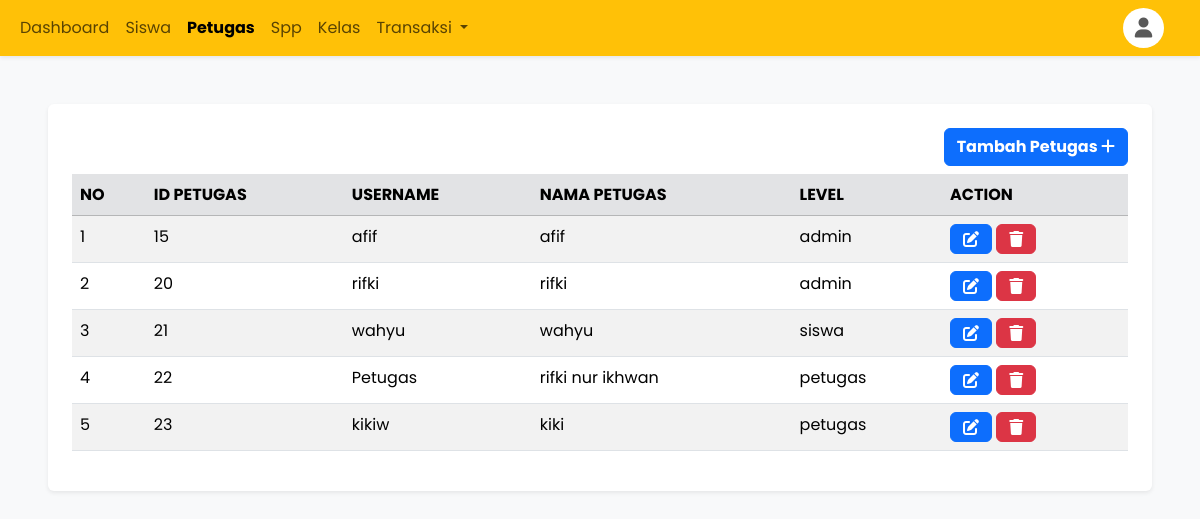
Page /petugas_halaman.php (signed in) on the committed database.
### tables this page shows
CREATE TABLE `petugas` (
  `id_petugas` int NOT NULL,
  `username` varchar(25) NOT NULL,
  `password` varchar(255) NOT NULL,
  `nama_petugas` varchar(35) NOT NULL,
  `level` enum('admin','petugas','siswa') NOT NULL
);

### petugas_halaman.php (the view, shortened to what this page needs)
<?php
$koneksi = require('koneksi.php');
$petugasRaw = "SELECT *  FROM petugas";
$petugasData = $koneksi->query($petugasRaw);
$petugas = $petugasData->fetchAll(PDO::FETCH_ASSOC);
?>
<body>
    <div class="h-100 bg-light p-5">
        <div class="bg-white rounded-2 table-responsive-sm p-4  shadow-sm">
            <div class="d-flex justify-content-end mb-2">
                <div class="">
                    <a href="petugas_tambah.php" class="btn btn-primary fw-bold">Tambah Petugas <i class="fa-solid fa-plus fw-bold"></i></a>
                </div>
            </div>
            <Table class="table table-striped mt-2">
                <thead>
                    <tr class="table-secondary">
                        <th scope="col">NO</th>
                        <th scope="col">ID PETUGAS</th>
                        <th scope="col">USERNAME</th>
                        <th scope="col">NAMA PETUGAS</th>
                        <th scope="col">LEVEL</th>
                        <th scope="col">ACTION</th>
                    </tr>
                </thead>
                <Tbody>
                    <?php $i = 1; ?>
                    <?php foreach ($petugas as $data) : ?>
                        <tr>
                            <td scope="row"><?= $i ?></td>
                            <td><?= $data["id_petugas"]; ?></td>
                            <td><?= $data["username"]; ?></td>
                            <td><?= $data["nama_petugas"]; ?></td>
                            <td><?= $data["level"]; ?></td>
                            <td>
                                <a href="petugas_edit.php?id=<?= $data["id_petugas"]; ?>" class="btn btn-primary"><i class="fas fa-edit"></i></a>
                                <a href="petugas_hapus.php?id=<?= $data["id_petugas"]; ?>" onclick="return confirm('Data Petugas Yang di Hapus Tidak Bisa Dikembalikan Lagi!!!');" class="btn btn-danger"><i class="fas fa-trash"></i></a>
                            </td>
                        </tr>
                        <?php $i++; ?>
                    <?php endforeach; ?>
                </Tbody>
            </Table>
        </div>
    </div>
</body>

### component/header.php (style rules this page uses)
* { font-family: 'poppins', sans-serif; }

### rows in the picture
petugas: id_petugas "15", username "afif", nama_petugas "afif", level "admin"
petugas: id_petugas "20", username "rifki", nama_petugas "rifki", level "admin"
petugas: id_petugas "21", username "wahyu", nama_petugas "wahyu", level "siswa"
petugas: id_petugas "22", username "Petugas", nama_petugas "rifki nur ikhwan", level "petugas"
petugas: id_petugas "23", username "kikiw", nama_petugas "kiki", level "petugas"
